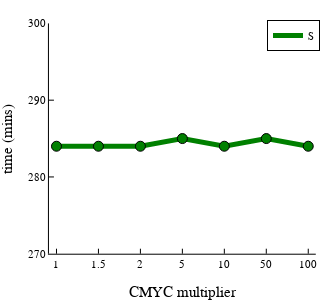

Write notebook code for a chart like this one.
### Code cell
plot(1:7, solList_Myc1to100_mod.SG2, ylim=(270,300), label="S", xticks = (1:7,xt),linewidth=5,colour=:green,
    xlab="CMYC multiplier", ylab = "time (mins)", size=(300,300),grid=false)
plot!(1:7, solList_Myc1to100_mod.SG2, seriestype=:scatter, label=false, colour=:green, markersize=5)

### Figure 1 — Plotly figure (JSON) as saved in the notebook; plotly's stock layout.template omitted (floating-point values rounded to 4 significant figures)
{"data": [{"colorbar": {"len": 0.8858, "title": "", "x": 0.9869, "y": 0.544}, "legendgroup": "S", "line": {"color": "rgba(0, 128, 0, 1.000)", "dash": "solid", "shape": "linear", "width": 5}, "mode": "lines", "name": "S", "showlegend": true, "type": "scatter", "x": [1, 2, 3, 4, 5, 6, 7], "xaxis": "x", "y": [284, 284, 284, 285, 284, 285, 284], "yaxis": "y"}, {"colorbar": {"len": 0.8858, "title": "", "x": 0.9869, "y": 0.544}, "legendgroup": "", "marker": {"color": "rgba(0, 128, 0, 1.000)", "line": {"color": "rgba(0, 0, 0, 1.000)", "width": 1}, "size": 10, "symbol": "circle"}, "mode": "markers", "name": "", "showlegend": false, "type": "scatter", "x": [1, 2, 3, 4, 5, 6, 7], "xaxis": "x", "y": [284, 284, 284, 285, 284, 285, 284], "yaxis": "y"}], "layout": {"annotations": [], "height": 300, "legend": {"bgcolor": "rgba(255, 255, 255, 1.000)", "bordercolor": "rgba(0, 0, 0, 1.000)", "borderwidth": 1, "font": {"color": "rgba(0, 0, 0, 1.000)", "family": "sans-serif", "size": 11}, "title": {"font": {"color": "rgba(0, 0, 0, 1.000)", "family": "sans-serif", "size": 15}, "text": ""}, "tracegroupgap": 0, "traceorder": "normal", "x": 1, "xanchor": "auto", "y": 1, "yanchor": "auto"}, "margin": {"b": 20, "l": 0, "r": 0, "t": 20}, "paper_bgcolor": "rgba(255, 255, 255, 1.000)", "plot_bgcolor": "rgba(255, 255, 255, 1.000)", "showlegend": true, "width": 300, "xaxis": {"anchor": "y", "domain": [0.1529, 0.9869], "gridcolor": "rgba(0, 0, 0, 0.100)", "gridwidth": 0.5, "linecolor": "rgba(0, 0, 0, 1.000)", "mirror": false, "range": [0.82, 7.18], "showgrid": false, "showline": true, "showticklabels": true, "tickangle": 0, "tickcolor": "rgb(0, 0, 0)", "tickfont": {"color": "rgba(0, 0, 0, 1.000)", "family": "sans-serif", "size": 11}, "tickmode": "array", "ticks": "inside", "ticktext": ["1", "1.5", "2", "5", "10", "50", "100"], "tickvals": [1, 2, 3, 4, 5, 6, 7], "title": "CMYC multiplier", "titlefont": {"color": "rgba(0, 0, 0, 1.000)", "family": "sans-serif", "size": 15}, "type": "-", "visible": true, "zeroline": false, "zerolinecolor": "rgba(0, 0, 0, 1.000)"}, "yaxis": {"anchor": "x", "domain": [0.1011, 0.9869], "gridcolor": "rgba(0, 0, 0, 0.100)", "gridwidth": 0.5, "linecolor": "rgba(0, 0, 0, 1.000)", "mirror": false, "range": [270, 300], "showgrid": false, "showline": true, "showticklabels": true, "tickangle": 0, "tickcolor": "rgb(0, 0, 0)", "tickfont": {"color": "rgba(0, 0, 0, 1.000)", "family": "sans-serif", "size": 11}, "tickmode": "array", "ticks": "inside", "ticktext": ["270", "280", "290", "300"], "tickvals": [270, 280, 290, 300], "title": "time (mins)", "titlefont": {"color": "rgba(0, 0, 0, 1.000)", "family": "sans-serif", "size": 15}, "type": "-", "visible": true, "zeroline": false, "zerolinecolor": "rgba(0, 0, 0, 1.000)"}}}
